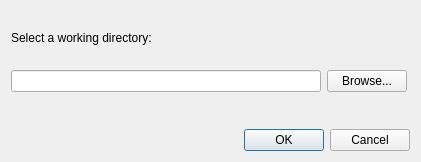
<?xml version="1.0" encoding="UTF-8"?>
<ui version="4.0">
 <class>Dialog</class>
 <widget class="QDialog" name="Dialog">
  <property name="geometry">
   <rect>
    <x>0</x>
    <y>0</y>
    <width>421</width>
    <height>162</height>
   </rect>
  </property>
  <property name="windowTitle">
   <string>Select a working directory</string>
  </property>
  <layout class="QVBoxLayout" name="verticalLayout_3">
   <item>
    <widget class="QScrollArea" name="scrollArea">
     <property name="frameShape">
      <enum>QFrame::NoFrame</enum>
     </property>
     <property name="widgetResizable">
      <bool>true</bool>
     </property>
     <widget class="QWidget" name="scrollAreaWidgetContents">
      <property name="geometry">
       <rect>
        <x>0</x>
        <y>0</y>
        <width>403</width>
        <height>115</height>
       </rect>
      </property>
      <property name="minimumSize">
       <size>
        <width>394</width>
        <height>92</height>
       </size>
      </property>
      <widget class="QWidget" name="layoutWidget">
       <property name="geometry">
        <rect>
         <x>0</x>
         <y>0</y>
         <width>396</width>
         <height>81</height>
        </rect>
       </property>
       <layout class="QVBoxLayout" name="verticalLayout_2">
        <item>
         <layout class="QVBoxLayout" name="verticalLayout">
          <item>
           <widget class="QLabel" name="label">
            <property name="text">
             <string>Select a working directory:</string>
            </property>
           </widget>
          </item>
          <item>
           <layout class="QHBoxLayout" name="horizontalLayout">
            <item>
             <widget class="QLineEdit" name="FilePathLineEdit"/>
            </item>
            <item>
             <widget class="QPushButton" name="browseButton">
              <property name="text">
               <string>Browse...</string>
              </property>
             </widget>
            </item>
           </layout>
          </item>
         </layout>
        </item>
       </layout>
      </widget>
     </widget>
    </widget>
   </item>
   <item>
    <widget class="QDialogButtonBox" name="buttonBox">
     <property name="orientation">
      <enum>Qt::Horizontal</enum>
     </property>
     <property name="standardButtons">
      <set>QDialogButtonBox::Cancel|QDialogButtonBox::Ok</set>
     </property>
    </widget>
   </item>
  </layout>
 </widget>
 <resources/>
 <connections>
  <connection>
   <sender>buttonBox</sender>
   <signal>accepted()</signal>
   <receiver>Dialog</receiver>
   <slot>accept()</slot>
   <hints>
    <hint type="sourcelabel">
     <x>248</x>
     <y>254</y>
    </hint>
    <hint type="destinationlabel">
     <x>157</x>
     <y>274</y>
    </hint>
   </hints>
  </connection>
  <connection>
   <sender>buttonBox</sender>
   <signal>rejected()</signal>
   <receiver>Dialog</receiver>
   <slot>reject()</slot>
   <hints>
    <hint type="sourcelabel">
     <x>316</x>
     <y>260</y>
    </hint>
    <hint type="destinationlabel">
     <x>286</x>
     <y>274</y>
    </hint>
   </hints>
  </connection>
 </connections>
</ui>
